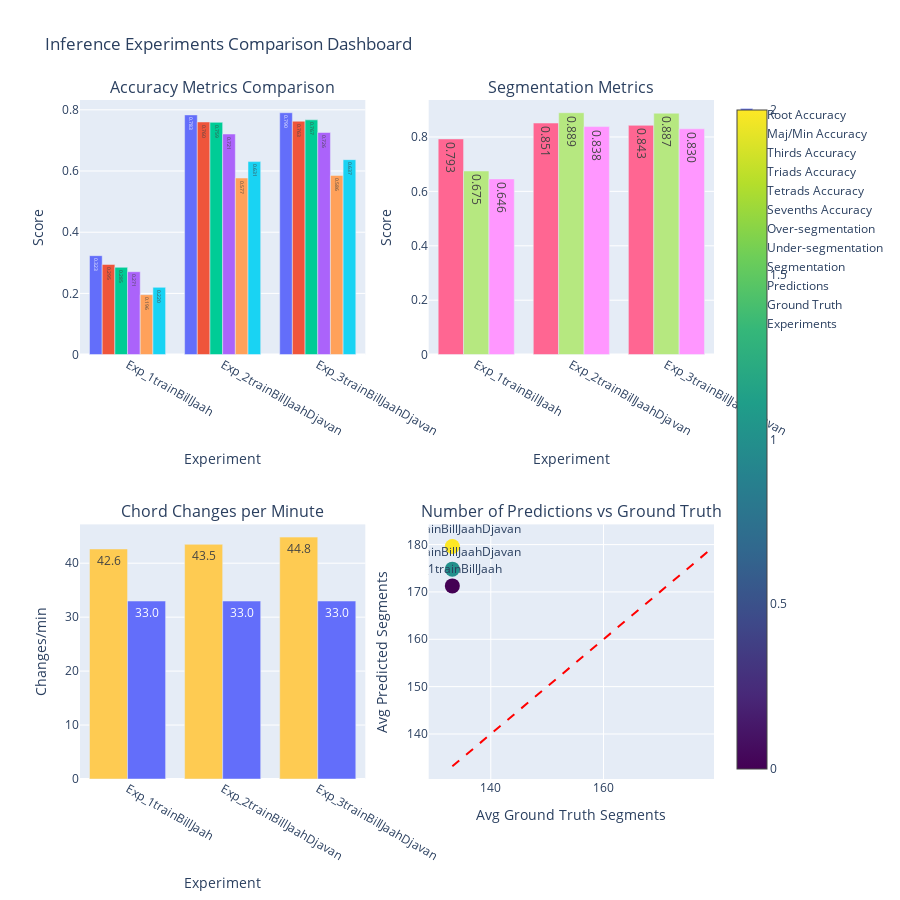
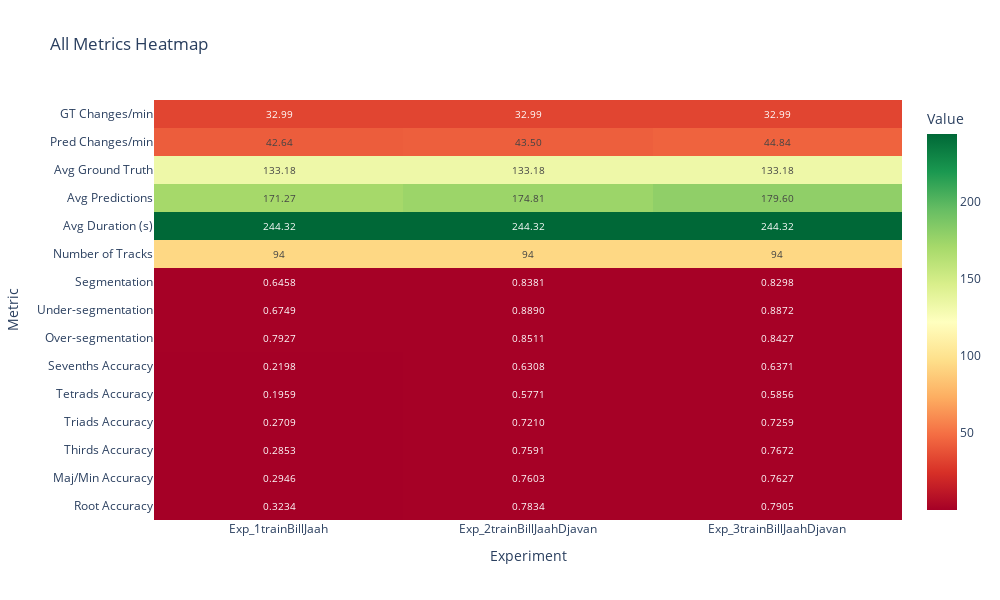
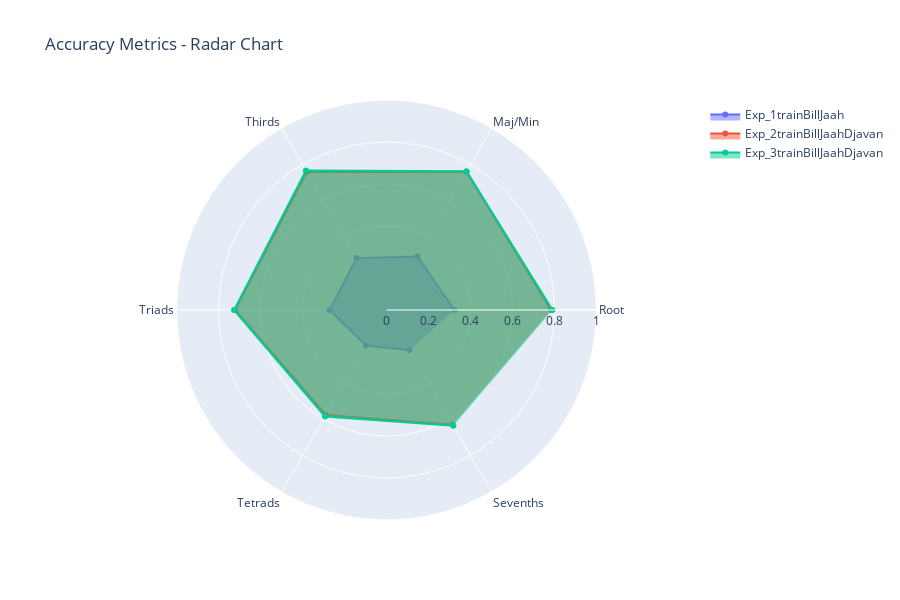

The notebook cell these images were saved under, in order:
### Markdown cell above
## COMPARISON PLOTS

### Code cell
import plotly.graph_objects as go
from plotly.subplots import make_subplots
import plotly.express as px

def visualize_comparison_table(df):
    """Create interactive visualizations for the comparison table."""
    if df is None or df.empty:
        print("No data to visualize")
        return
    
    # Convert string values back to numeric for plotting
    df_numeric = df.copy()
    for col in df_numeric.columns:
        try:
            df_numeric[col] = pd.to_numeric(df_numeric[col].astype(str).str.replace(',', ''))
        except:
            pass
    
    # Create subplots
    fig = make_subplots(
        rows=2, cols=2,
        subplot_titles=(
            'Accuracy Metrics Comparison',
            'Segmentation Metrics',
            'Chord Changes per Minute',
            'Number of Predictions vs Ground Truth'
        ),
        specs=[[{"type": "bar"}, {"type": "bar"}],
               [{"type": "bar"}, {"type": "scatter"}]]
    )
    
    experiments = df_numeric.index.tolist()
    
    # 1. Accuracy Metrics
    accuracy_cols = [col for col in df_numeric.columns if 'Accuracy' in col]
    for col in accuracy_cols:
        fig.add_trace(
            go.Bar(name=col, x=experiments, y=df_numeric[col], 
                   text=df_numeric[col].apply(lambda x: f"{x:.3f}"),
                   textposition='auto'),
            row=1, col=1
        )
    
    # 2. Segmentation Metrics
    seg_cols = [col for col in df_numeric.columns if 'segmentation' in col.lower() or 'Segmentation' in col]
    for col in seg_cols:
        if col in df_numeric.columns:
            fig.add_trace(
                go.Bar(name=col, x=experiments, y=df_numeric[col],
                       text=df_numeric[col].apply(lambda x: f"{x:.3f}"),
                       textposition='auto'),
                row=1, col=2
            )
    
    # 3. Chord Changes per Minute
    if 'Pred Changes/min' in df_numeric.columns:
        fig.add_trace(
            go.Bar(name='Predictions', x=experiments, y=df_numeric['Pred Changes/min'],
                   text=df_numeric['Pred Changes/min'].apply(lambda x: f"{x:.1f}"),
                   textposition='auto'),
            row=2, col=1
        )
    if 'GT Changes/min' in df_numeric.columns:
        fig.add_trace(
            go.Bar(name='Ground Truth', x=experiments, y=df_numeric['GT Changes/min'],
                   text=df_numeric['GT Changes/min'].apply(lambda x: f"{x:.1f}"),
                   textposition='auto'),
            row=2, col=1
        )
    
    # 4. Predictions vs Ground Truth scatter
    if 'Avg Predictions' in df_numeric.columns and 'Avg Ground Truth' in df_numeric.columns:
        fig.add_trace(
            go.Scatter(
                x=df_numeric['Avg Ground Truth'], 
                y=df_numeric['Avg Predictions'],
                mode='markers+text',
                marker=dict(size=15, color=list(range(len(experiments))), 
                          colorscale='Viridis', showscale=True),
                text=experiments,
                textposition='top center',
                name='Experiments'
            ),
            row=2, col=2
        )
        # Add diagonal reference line
        min_val = min(df_numeric['Avg Ground Truth'].min(), df_numeric['Avg Predictions'].min())
        max_val = max(df_numeric['Avg Ground Truth'].max(), df_numeric['Avg Predictions'].max())
        fig.add_trace(
            go.Scatter(x=[min_val, max_val], y=[min_val, max_val],
                      mode='lines', line=dict(dash='dash', color='red'),
                      name='Perfect Match', showlegend=False),
            row=2, col=2
        )
    
    # Update layout
    fig.update_layout(
        height=900,
        title_text="Inference Experiments Comparison Dashboard",
        showlegend=True,
        barmode='group'
    )
    
    fig.update_xaxes(title_text="Experiment", row=1, col=1)
    fig.update_xaxes(title_text="Experiment", row=1, col=2)
    fig.update_xaxes(title_text="Experiment", row=2, col=1)
    fig.update_xaxes(title_text="Avg Ground Truth Segments", row=2, col=2)
    
    fig.update_yaxes(title_text="Score", row=1, col=1)
    fig.update_yaxes(title_text="Score", row=1, col=2)
    fig.update_yaxes(title_text="Changes/min", row=2, col=1)
    fig.update_yaxes(title_text="Avg Predicted Segments", row=2, col=2)
    
    fig.show()
    
    # Create a heatmap of all metrics
    fig2 = go.Figure(data=go.Heatmap(
        z=df_numeric.T.values,
        x=df_numeric.index,
        y=df_numeric.columns,
        colorscale='RdYlGn',
        text=df.T.values,
        texttemplate='%{text}',
        textfont={"size": 10},
        colorbar=dict(title="Value")
    ))
    
    fig2.update_layout(
        title='All Metrics Heatmap',
        xaxis_title='Experiment',
        yaxis_title='Metric',
        height=600,
        width=1000
    )
    
    fig2.show()
    
    # Create radar chart for accuracy metrics
    if len(accuracy_cols) > 2:
        fig3 = go.Figure()
        
        for exp in experiments:
            values = [df_numeric.loc[exp, col] for col in accuracy_cols]
            fig3.add_trace(go.Scatterpolar(
                r=values,
                theta=[col.replace(' Accuracy', '') for col in accuracy_cols],
                fill='toself',
                name=exp
            ))
        
        fig3.update_layout(
            polar=dict(
                radialaxis=dict(
                    visible=True,
                    range=[0, 1]
                )),
            showlegend=True,
            title='Accuracy Metrics - Radar Chart',
            height=600
        )
        
        fig3.show()

# Visualize the comparison table
if comparison_table is not None:
    visualize_comparison_table(comparison_table)

### Figure 1 — Plotly figure (JSON) as saved in the notebook; plotly's stock layout.template omitted (floating-point values rounded to 4 significant figures)
{"data": [{"name": "Root Accuracy", "text": ["0.323", "0.783", "0.790"], "textposition": "auto", "type": "bar", "x": ["Exp_1trainBillJaah", "Exp_2trainBillJaahDjavan", "Exp_3trainBillJaahDjavan"], "xaxis": "x", "y": [0.3234, 0.7834, 0.7905], "yaxis": "y"}, {"name": "Maj/Min Accuracy", "text": ["0.295", "0.760", "0.763"], "textposition": "auto", "type": "bar", "x": ["Exp_1trainBillJaah", "Exp_2trainBillJaahDjavan", "Exp_3trainBillJaahDjavan"], "xaxis": "x", "y": [0.2946, 0.7603, 0.7627], "yaxis": "y"}, {"name": "Thirds Accuracy", "text": ["0.285", "0.759", "0.767"], "textposition": "auto", "type": "bar", "x": ["Exp_1trainBillJaah", "Exp_2trainBillJaahDjavan", "Exp_3trainBillJaahDjavan"], "xaxis": "x", "y": [0.2853, 0.7591, 0.7672], "yaxis": "y"}, {"name": "Triads Accuracy", "text": ["0.271", "0.721", "0.726"], "textposition": "auto", "type": "bar", "x": ["Exp_1trainBillJaah", "Exp_2trainBillJaahDjavan", "Exp_3trainBillJaahDjavan"], "xaxis": "x", "y": [0.2709, 0.721, 0.7259], "yaxis": "y"}, {"name": "Tetrads Accuracy", "text": ["0.196", "0.577", "0.586"], "textposition": "auto", "type": "bar", "x": ["Exp_1trainBillJaah", "Exp_2trainBillJaahDjavan", "Exp_3trainBillJaahDjavan"], "xaxis": "x", "y": [0.1959, 0.5771, 0.5856], "yaxis": "y"}, {"name": "Sevenths Accuracy", "text": ["0.220", "0.631", "0.637"], "textposition": "auto", "type": "bar", "x": ["Exp_1trainBillJaah", "Exp_2trainBillJaahDjavan", "Exp_3trainBillJaahDjavan"], "xaxis": "x", "y": [0.2198, 0.6308, 0.6371], "yaxis": "y"}, {"name": "Over-segmentation", "text": ["0.793", "0.851", "0.843"], "textposition": "auto", "type": "bar", "x": ["Exp_1trainBillJaah", "Exp_2trainBillJaahDjavan", "Exp_3trainBillJaahDjavan"], "xaxis": "x2", "y": [0.7927, 0.8511, 0.8427], "yaxis": "y2"}, {"name": "Under-segmentation", "text": ["0.675", "0.889", "0.887"], "textposition": "auto", "type": "bar", "x": ["Exp_1trainBillJaah", "Exp_2trainBillJaahDjavan", "Exp_3trainBillJaahDjavan"], "xaxis": "x2", "y": [0.6749, 0.889, 0.8872], "yaxis": "y2"}, {"name": "Segmentation", "text": ["0.646", "0.838", "0.830"], "textposition": "auto", "type": "bar", "x": ["Exp_1trainBillJaah", "Exp_2trainBillJaahDjavan", "Exp_3trainBillJaahDjavan"], "xaxis": "x2", "y": [0.6458, 0.8381, 0.8298], "yaxis": "y2"}, {"name": "Predictions", "text": ["42.6", "43.5", "44.8"], "textposition": "auto", "type": "bar", "x": ["Exp_1trainBillJaah", "Exp_2trainBillJaahDjavan", "Exp_3trainBillJaahDjavan"], "xaxis": "x3", "y": [42.64, 43.5, 44.84], "yaxis": "y3"}, {"name": "Ground Truth", "text": ["33.0", "33.0", "33.0"], "textposition": "auto", "type": "bar", "x": ["Exp_1trainBillJaah", "Exp_2trainBillJaahDjavan", "Exp_3trainBillJaahDjavan"], "xaxis": "x3", "y": [32.99, 32.99, 32.99], "yaxis": "y3"}, {"marker": {"color": [0, 1, 2], "colorscale": [[0, "#440154"], [0.1111, "#482878"], [0.2222, "#3e4989"], [0.3333, "#31688e"], [0.4444, "#26828e"], [0.5556, "#1f9e89"], [0.6667, "#35b779"], [0.7778, "#6ece58"], [0.8889, "#b5de2b"], [1, "#fde725"]], "showscale": true, "size": 15}, "mode": "markers+text", "name": "Experiments", "text": ["Exp_1trainBillJaah", "Exp_2trainBillJaahDjavan", "Exp_3trainBillJaahDjavan"], "textposition": "top center", "type": "scatter", "x": [133.2, 133.2, 133.2], "xaxis": "x4", "y": [171.3, 174.8, 179.6], "yaxis": "y4"}, {"line": {"color": "red", "dash": "dash"}, "mode": "lines", "name": "Perfect Match", "showlegend": false, "type": "scatter", "x": [133.2, 179.6], "xaxis": "x4", "y": [133.2, 179.6], "yaxis": "y4"}], "layout": {"annotations": [{"font": {"size": 16}, "showarrow": false, "text": "Accuracy Metrics Comparison", "x": 0.225, "xanchor": "center", "xref": "paper", "y": 1, "yanchor": "bottom", "yref": "paper"}, {"font": {"size": 16}, "showarrow": false, "text": "Segmentation Metrics", "x": 0.775, "xanchor": "center", "xref": "paper", "y": 1, "yanchor": "bottom", "yref": "paper"}, {"font": {"size": 16}, "showarrow": false, "text": "Chord Changes per Minute", "x": 0.225, "xanchor": "center", "xref": "paper", "y": 0.375, "yanchor": "bottom", "yref": "paper"}, {"font": {"size": 16}, "showarrow": false, "text": "Number of Predictions vs Ground Truth", "x": 0.775, "xanchor": "center", "xref": "paper", "y": 0.375, "yanchor": "bottom", "yref": "paper"}], "barmode": "group", "height": 900, "showlegend": true, "title": {"text": "Inference Experiments Comparison Dashboard"}, "xaxis": {"anchor": "y", "domain": [0, 0.45], "title": {"text": "Experiment"}}, "xaxis2": {"anchor": "y2", "domain": [0.55, 1], "title": {"text": "Experiment"}}, "xaxis3": {"anchor": "y3", "domain": [0, 0.45], "title": {"text": "Experiment"}}, "xaxis4": {"anchor": "y4", "domain": [0.55, 1], "title": {"text": "Avg Ground Truth Segments"}}, "yaxis": {"anchor": "x", "domain": [0.625, 1], "title": {"text": "Score"}}, "yaxis2": {"anchor": "x2", "domain": [0.625, 1], "title": {"text": "Score"}}, "yaxis3": {"anchor": "x3", "domain": [0, 0.375], "title": {"text": "Changes/min"}}, "yaxis4": {"anchor": "x4", "domain": [0, 0.375], "title": {"text": "Avg Predicted Segments"}}}}

### Figure 2 — Plotly figure (JSON) as saved in the notebook; plotly's stock layout.template omitted (floating-point values rounded to 4 significant figures)
{"data": [{"colorbar": {"title": {"text": "Value"}}, "colorscale": [[0, "rgb(165,0,38)"], [0.1, "rgb(215,48,39)"], [0.2, "rgb(244,109,67)"], [0.3, "rgb(253,174,97)"], [0.4, "rgb(254,224,139)"], [0.5, "rgb(255,255,191)"], [0.6, "rgb(217,239,139)"], [0.7, "rgb(166,217,106)"], [0.8, "rgb(102,189,99)"], [0.9, "rgb(26,152,80)"], [1, "rgb(0,104,55)"]], "text": [["0.3234", "0.7834", "0.7905"], ["0.2946", "0.7603", "0.7627"], ["0.2853", "0.7591", "0.7672"], ["0.2709", "0.7210", "0.7259"], ["0.1959", "0.5771", "0.5856"], ["0.2198", "0.6308", "0.6371"], ["0.7927", "0.8511", "0.8427"], ["0.6749", "0.8890", "0.8872"], ["0.6458", "0.8381", "0.8298"], [94, 94, 94], ["244.32", "244.32", "244.32"], ["171.27", "174.81", "179.60"], ["133.18", "133.18", "133.18"], ["42.64", "43.50", "44.84"], ["32.99", "32.99", "32.99"]], "textfont": {"size": 10}, "texttemplate": "%{text}", "type": "heatmap", "x": ["Exp_1trainBillJaah", "Exp_2trainBillJaahDjavan", "Exp_3trainBillJaahDjavan"], "y": ["Root Accuracy", "Maj/Min Accuracy", "Thirds Accuracy", "Triads Accuracy", "Tetrads Accuracy", "Sevenths Accuracy", "Over-segmentation", "Under-segmentation", "Segmentation", "Number of Tracks", "Avg Duration (s)", "Avg Predictions", "Avg Ground Truth", "Pred Changes/min", "GT Changes/min"], "z": [[0.3234, 0.7834, 0.7905], [0.2946, 0.7603, 0.7627], [0.2853, 0.7591, 0.7672], [0.2709, 0.721, 0.7259], [0.1959, 0.5771, 0.5856], [0.2198, 0.6308, 0.6371], [0.7927, 0.8511, 0.8427], [0.6749, 0.889, 0.8872], [0.6458, 0.8381, 0.8298], [94.0, 94.0, 94.0], [244.3, 244.3, 244.3], [171.3, 174.8, 179.6], [133.2, 133.2, 133.2], [42.64, 43.5, 44.84], [32.99, 32.99, 32.99]]}], "layout": {"height": 600, "title": {"text": "All Metrics Heatmap"}, "width": 1000, "xaxis": {"title": {"text": "Experiment"}}, "yaxis": {"title": {"text": "Metric"}}}}

### Figure 3 — Plotly figure (JSON) as saved in the notebook; plotly's stock layout.template omitted (floating-point values rounded to 4 significant figures)
{"data": [{"fill": "toself", "name": "Exp_1trainBillJaah", "r": [0.3234, 0.2946, 0.2853, 0.2709, 0.1959, 0.2198], "theta": ["Root", "Maj/Min", "Thirds", "Triads", "Tetrads", "Sevenths"], "type": "scatterpolar"}, {"fill": "toself", "name": "Exp_2trainBillJaahDjavan", "r": [0.7834, 0.7603, 0.7591, 0.721, 0.5771, 0.6308], "theta": ["Root", "Maj/Min", "Thirds", "Triads", "Tetrads", "Sevenths"], "type": "scatterpolar"}, {"fill": "toself", "name": "Exp_3trainBillJaahDjavan", "r": [0.7905, 0.7627, 0.7672, 0.7259, 0.5856, 0.6371], "theta": ["Root", "Maj/Min", "Thirds", "Triads", "Tetrads", "Sevenths"], "type": "scatterpolar"}], "layout": {"height": 600, "polar": {"radialaxis": {"range": [0, 1], "visible": true}}, "showlegend": true, "title": {"text": "Accuracy Metrics - Radar Chart"}}}
